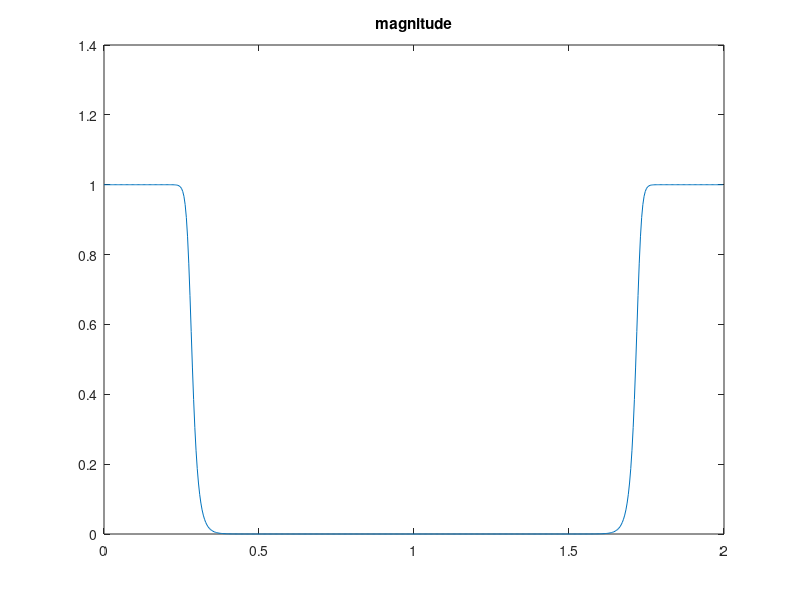

The MATLAB script that drew this image:
% solution2
a = zeros(17,18);
c = 0.4636;
for l = 1 : 17
    a(l,1:2) = [1-c*exp(1j*( (8+l)/17 )*pi),-1-c*exp(1j*( (8+l)/17 )*pi)];
end
multifft = ones(1,18);
for l = 1 : 17
    multifft = fft(a(l,:)) .* multifft; 
end
coefficientDe = ifft(multifft);
% dominator
dominator = zeros(1,18);
for i = 0 : 17
    dominator(i+1) = nchoosek(17,i);
end
dominator = c^17 * dominator;
[h,w]=freqz(dominator,coefficientDe);
plot(w/pi,abs(h));
title('magnitude');

